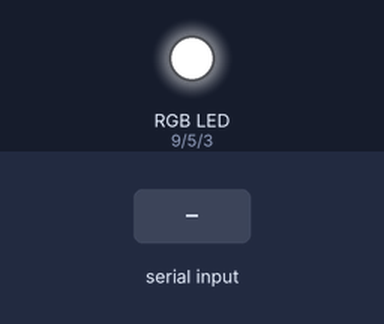
The sketch below on a simulated Arduino Uno, built with avr-gcc and run on an emulated ATmega328P. On the bench: an RGB LED mixed from three pins (HIGH = lit). The inputs (shaded band) are chosen by the test bench.

Above: at 1.2 s.
1.3 s: "90,45,200\n" received over Serial
At 1.9 s:
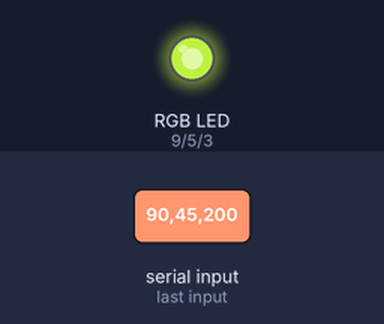
2.8 s: "30,150,10\n" received over Serial
At 4.2 s:
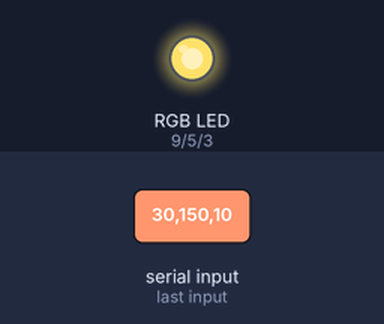
5.8 s: "90,45\n" received over Serial
At 7.2 s:
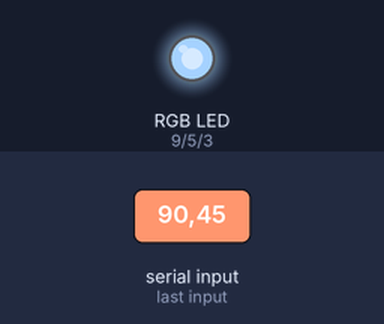
8.3 s: "30,150\n" received over Serial
At 10.3 s:
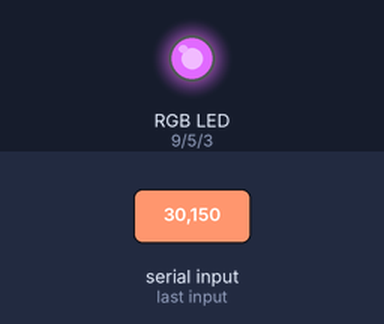
10.8 s: "200\n" received over Serial
At 13.6 s:
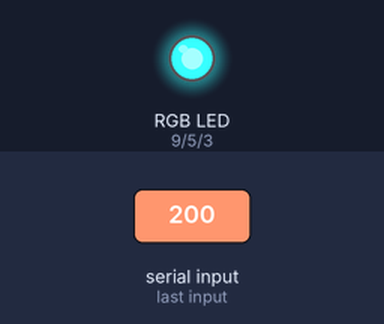
13.8 s: "1,90\n" received over Serial
At 15.6 s:
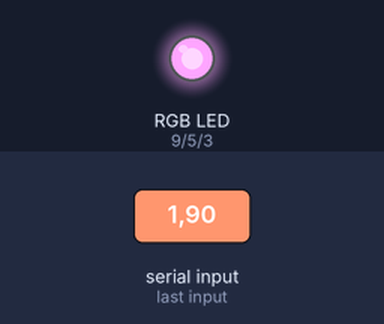
Timing chart, 0 to 17.1 s (numbered marks = the images above; inputs shaded):
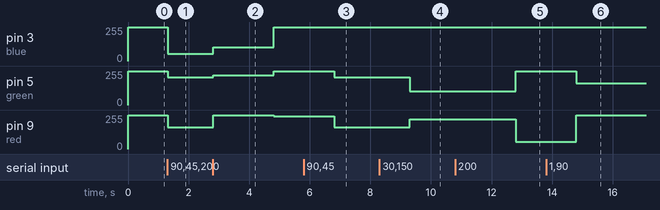

The sketch:

ledgui.ino
```cpp
int blue=3;
int green=5;
int red=9;
int R=0, G=0, B=0;
int i=0;

void rgb(int red_light_value, int green_light_value, int blue_light_value)
 {
  analogWrite(red, red_light_value);
  analogWrite(green, green_light_value);
  analogWrite(blue, blue_light_value);
}

void setup(){
  Serial.begin(9600);
  pinMode(red,OUTPUT);
  pinMode(green,OUTPUT);
  pinMode(blue,OUTPUT);
}

void loop(){
  if (Serial.available()){
    R = Serial.parseInt();
    G = Serial.parseInt();
    B = Serial.parseInt();
  }
  rgb(255-R,255-G,255-B);
  /*else if (timer==0){
    i=0;
    for (int fadeValue = 0 ; fadeValue <= 255; fadeValue += 5) {
    // sets the value (range from 0 to 255):
    analogWrite(red, 255-fadeValue);
    // wait for 30 milliseconds to see the dimming effect
    delay(50);
  }
  // fade out from max to min in increments of 5 points:
  for (int fadeValue = 255 ; fadeValue >= 0; fadeValue -= 5) {
    // sets the value (range from 0 to 255):
    analogWrite(red, 255-fadeValue);
    // wait for 30 milliseconds to see the dimming effect
    delay(50);
  }
  }*/
    }
/*int T1[]={255,0,0,255,100,0,255};
  int T2[]={0,255,0,255,0,255,255};
  int T3[]={0,0,255,0,255,255,255};
  for (i=0;i<7;i++){
     analogWrite(red,255-T1[i]);
     analogWrite(green,255-T2[i]);
     analogWrite(blue,255-T3[i]);
     delay(1000);
       }*/

  /*analogWrite(red,0);
  analogWrite(green,255);
  analogWrite(blue,255);
  delay(1);*/
```

Measured:
- after the input at 1.3 s, pin 3 (blue): 255/255 → 55/255 at once; pin 5 (green): 255/255 → 210/255 at once; pin 9 (red): 255/255 → 165/255 at once
- after the input at 2.8 s, pin 3 (blue): 55/255 → 105/255 at once, → 255/255 2.0 s later; pin 5 (green): 210/255 → 225/255 at once, → 255/255 2.0 s later; pin 9 (red): 165/255 → 255/255 after 0.01 s instead of 1.5 s
- after the input at 5.8 s, pin 5 (green): 255/255 → 210/255 after 1.0 s; pin 9 (red): 245/255 → 165/255 after 1.0 s
- after the input at 8.3 s, pin 5 (green): 210/255 → 105/255 after 1.0 s; pin 9 (red): 165/255 → 225/255 after 1.0 s
- after the input at 10.8 s, pin 5 (green): 105/255 → 255/255 after 2.0 s; pin 9 (red): 225/255 → 55/255 after 2.0 s
- after the input at 13.8 s, pin 5 (green): 255/255 → 165/255 after 1.0 s; pin 9 (red): 55/255 → 254/255 after 1.0 s
